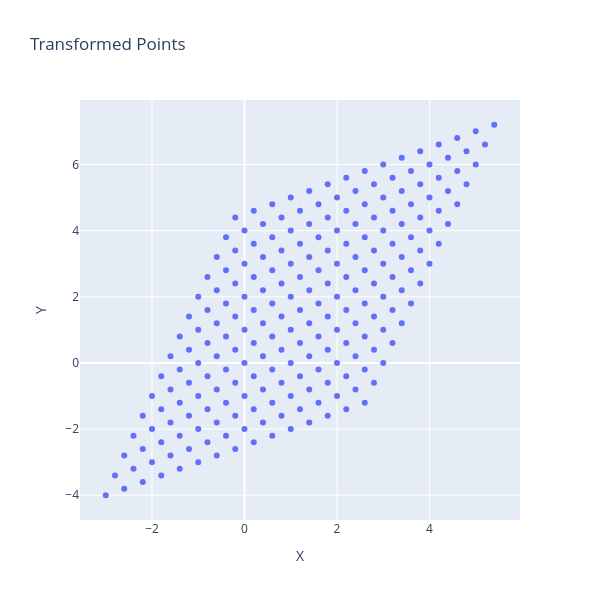

This figure's notebook cell:
### Code cell
fig = px.scatter(x=points2[0], y=points2[1], labels={'x': 'X', 'y': 'Y'}, title='Transformed Points')
# fig.update_yaxes(scaleanchor="x", scaleratio=1)
# fig.update_xaxes(scaleanchor="y", scaleratio=1)
fig.update_layout(width = 600, height=600)
fig.show()

### Figure 1 — Plotly figure (JSON) as saved in the notebook; plotly's stock layout.template omitted (floating-point values rounded to 4 significant figures; data arrays with more than 128 entries replaced by an {"elided": "..."} marker saying what was removed)
{"data": [{"hovertemplate": "X=%{x}<br>Y=%{y}<extra></extra>", "legendgroup": "", "marker": {"color": "#636efa", "symbol": "circle"}, "mode": "markers", "name": "", "orientation": "v", "showlegend": false, "type": "scatter", "x": {"elided": "225 float values"}, "xaxis": "x", "y": {"elided": "225 float values"}, "yaxis": "y"}], "layout": {"height": 600, "legend": {"tracegroupgap": 0}, "title": {"text": "Transformed Points"}, "width": 600, "xaxis": {"anchor": "y", "domain": [0, 1], "title": {"text": "X"}}, "yaxis": {"anchor": "x", "domain": [0, 1], "title": {"text": "Y"}}}}
